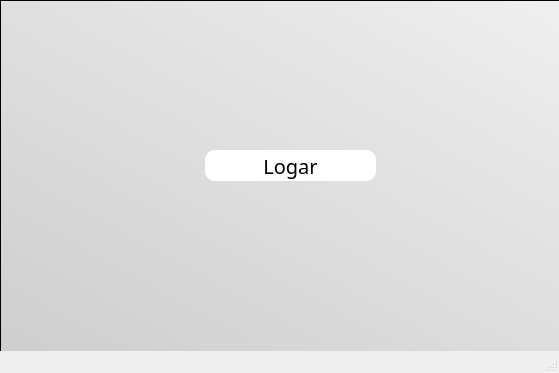
<?xml version="1.0" encoding="UTF-8"?>
<ui version="4.0">
 <class>MainWindow</class>
 <widget class="QMainWindow" name="MainWindow">
  <property name="geometry">
   <rect>
    <x>0</x>
    <y>0</y>
    <width>559</width>
    <height>373</height>
   </rect>
  </property>
  <property name="windowTitle">
   <string>MainWindow</string>
  </property>
  <widget class="QWidget" name="centralwidget">
   <widget class="QFrame" name="frame">
    <property name="geometry">
     <rect>
      <x>0</x>
      <y>0</y>
      <width>1131</width>
      <height>681</height>
     </rect>
    </property>
    <property name="styleSheet">
     <string notr="true">background-color: qlineargradient(spread:pad, x1:0.085, y1:1, x2:1, y2:0, stop:0 rgba(192, 192, 192, 255), stop:1 rgba(255, 255, 255, 255));</string>
    </property>
    <property name="frameShape">
     <enum>QFrame::StyledPanel</enum>
    </property>
    <property name="frameShadow">
     <enum>QFrame::Raised</enum>
    </property>
    <widget class="QPushButton" name="logarbtn">
     <property name="geometry">
      <rect>
       <x>205</x>
       <y>150</y>
       <width>171</width>
       <height>31</height>
      </rect>
     </property>
     <property name="font">
      <font>
       <family>Calisto MT</family>
       <pointsize>15</pointsize>
       <italic>false</italic>
      </font>
     </property>
     <property name="cursor">
      <cursorShape>PointingHandCursor</cursorShape>
     </property>
     <property name="styleSheet">
      <string notr="true">color: rgb(0, 0, 0);
background-color: rgb(255, 255, 255);
border-radius:10;</string>
     </property>
     <property name="text">
      <string>Logar</string>
     </property>
    </widget>
   </widget>
  </widget>
  <widget class="QMenuBar" name="menubar">
   <property name="geometry">
    <rect>
     <x>0</x>
     <y>0</y>
     <width>559</width>
     <height>21</height>
    </rect>
   </property>
  </widget>
  <widget class="QStatusBar" name="statusbar"/>
 </widget>
 <resources/>
 <connections/>
</ui>
